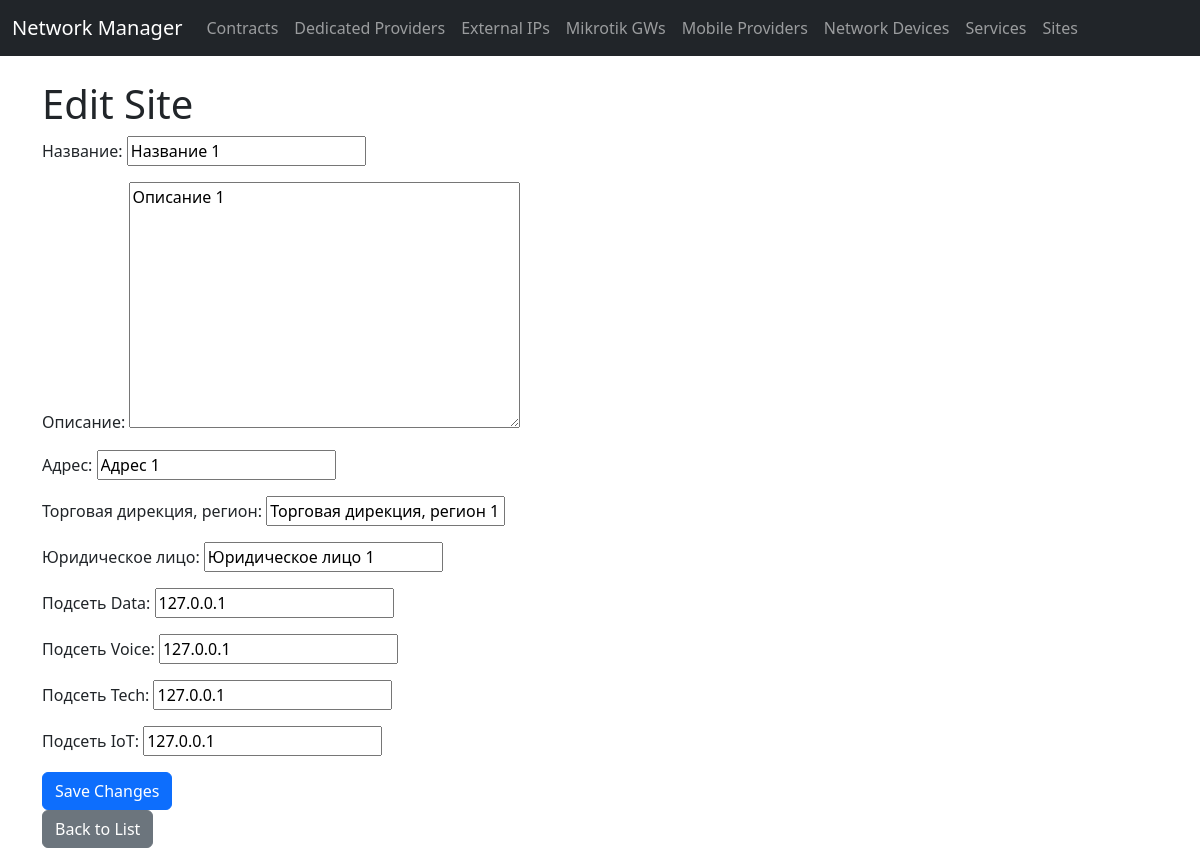
Screenshot of /sites/edit/1/ with the database file from the repository.
### network_manager/models.py (models this page shows, shortened)
class Site(models.Model):
    name = models.CharField(max_length=255, verbose_name="Название")
    description = models.TextField(verbose_name="Описание", blank=True, null=True)
    address = models.CharField(max_length=255, verbose_name="Адрес")
    td = models.CharField(max_length=255, verbose_name="Торговая дирекция, регион")
    legal_entity = models.CharField(max_length=255, verbose_name="Юридическое лицо")
    data_subnet = models.GenericIPAddressField(protocol='IPv4', verbose_name="Подсеть Data", blank=True, null=True)
    voice_subnet = models.GenericIPAddressField(protocol='IPv4', verbose_name="Подсеть Voice", blank=True, null=True)
    tech_subnet = models.GenericIPAddressField(protocol='IPv4', verbose_name="Подсеть Tech", blank=True, null=True)
    iot_subnet = models.GenericIPAddressField(protocol='IPv4', verbose_name="Подсеть IoT", blank=True, null=True)

### network_manager/views.py (the view)
# urls.py: path('sites/edit/<int:site_id>/', edit_site, name='edit_site'),
def edit_site(request, site_id):
    site = get_object_or_404(Site, id=site_id)
    if request.method == 'POST':
        form = SiteForm(request.POST, instance=site)
        if form.is_valid():
            form.save()
            return redirect('site_list')  # Перенаправление на список сайтов
    else:
        form = SiteForm(instance=site)
    return render(request, 'network_manager/edit_site.html', {'form': form})

### network_manager/forms.py
class SiteForm(forms.ModelForm):
    class Meta:
        model = Site
        fields = ['name', 'description', 'address', 'td', 'legal_entity',
                  'data_subnet', 'voice_subnet', 'tech_subnet', 'iot_subnet']

### network_manager/templates/network_manager/edit_site.html (shortened to what this page needs)
{% extends 'base.html' %}
{% block content %}
<h1>Edit Site</h1>
<form method="post">
    {{ form.as_p }}
    <button type="submit" class="btn btn-primary">Save Changes</button>
</form>
<a href="{% url 'site_list' %}" class="btn btn-secondary">Back to List</a>
{% endblock %}

### rows the page displays
Site: name "Название 1", description "Описание 1", address "Адрес 1", td "Торговая дирекция, регион 1", legal_entity "Юридическое лицо 1", data_subnet "127.0.0.1", voice_subnet "127.0.0.1", tech_subnet "127.0.0.1", iot_subnet "127.0.0.1"
